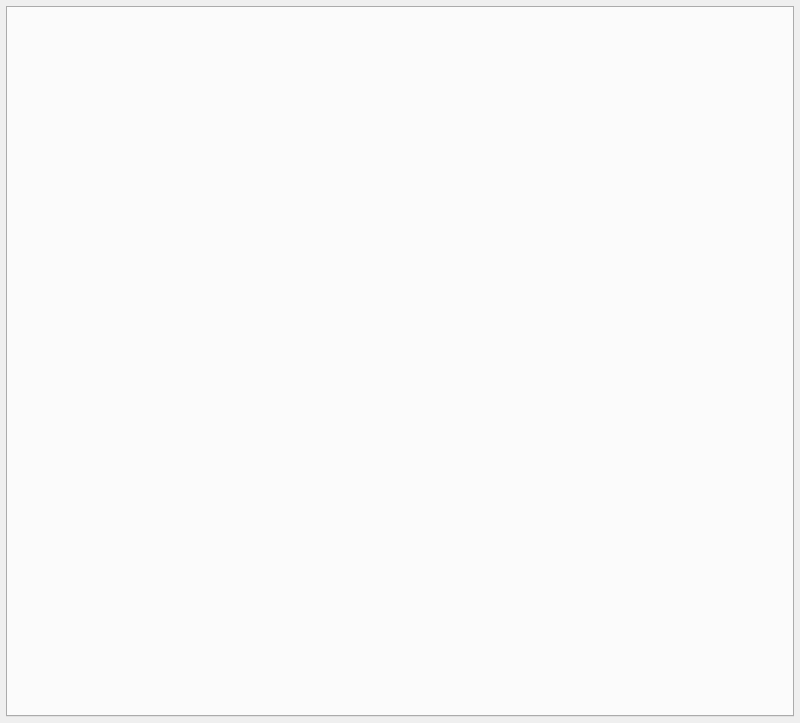
<?xml version="1.0" encoding="UTF-8"?>
<ui version="4.0">
 <class>PyMDFMainWindow</class>
 <widget class="QMainWindow" name="PyMDFMainWindow">
  <property name="geometry">
   <rect>
    <x>0</x>
    <y>0</y>
    <width>800</width>
    <height>723</height>
   </rect>
  </property>
  <property name="sizePolicy">
   <sizepolicy hsizetype="Minimum" vsizetype="Minimum">
    <horstretch>0</horstretch>
    <verstretch>0</verstretch>
   </sizepolicy>
  </property>
  <property name="windowTitle">
   <string>asammdf</string>
  </property>
  <property name="windowIcon">
   <iconset resource="resource.qrc">
    <normaloff>:/asammdf.png</normaloff>:/asammdf.png</iconset>
  </property>
  <widget class="QWidget" name="centralwidget">
   <layout class="QVBoxLayout" name="verticalLayout">
    <property name="spacing">
  <number>3</number>
</property>
    <property name="leftMargin">
  <number>3</number>
</property>
    <property name="topMargin">
  <number>3</number>
</property>
    <property name="rightMargin">
  <number>3</number>
</property>
    <property name="bottomMargin">
  <number>3</number>
</property>
    <item>
     <widget class="QStackedWidget" name="stackedWidget">
      <property name="frameShape">
       <enum>QFrame::NoFrame</enum>
      </property>
      <property name="currentIndex">
       <number>0</number>
      </property>
      <widget class="QWidget" name="stackedWidgetPage1">
       <layout class="QVBoxLayout" name="verticalLayout_2">
        <property name="spacing">
  <number>3</number>
</property>
        <property name="leftMargin">
  <number>3</number>
</property>
        <property name="topMargin">
  <number>3</number>
</property>
        <property name="rightMargin">
  <number>3</number>
</property>
        <property name="bottomMargin">
  <number>3</number>
</property>
        <item>
         <widget class="QTabWidget" name="files">
          <property name="currentIndex">
           <number>-1</number>
          </property>
          <property name="documentMode">
           <bool>false</bool>
          </property>
          <property name="tabsClosable">
           <bool>true</bool>
          </property>
         </widget>
        </item>
       </layout>
      </widget>
     </widget>
    </item>
   </layout>
  </widget>
  <widget class="QMenuBar" name="menubar">
   <property name="geometry">
    <rect>
     <x>0</x>
     <y>0</y>
     <width>800</width>
     <height>21</height>
    </rect>
   </property>
  </widget>
  <action name="action_memory_minimum">
   <property name="checkable">
    <bool>true</bool>
   </property>
   <property name="text">
    <string>minimum</string>
   </property>
   <property name="toolTip">
    <string>Minimal memory usage by loading only the nedded block addresses</string>
   </property>
  </action>
  <action name="action_memory_full">
   <property name="checkable">
    <bool>true</bool>
   </property>
   <property name="text">
    <string>full</string>
   </property>
   <property name="toolTip">
    <string>Load all blocks in the RAM</string>
   </property>
  </action>
  <action name="action_memory_low">
   <property name="checkable">
    <bool>true</bool>
   </property>
   <property name="text">
    <string>low</string>
   </property>
   <property name="toolTip">
    <string>Load metdata block in RAM but leave the samples on disk</string>
   </property>
  </action>
 </widget>
 <resources>
  <include location="resource.qrc"/>
 </resources>
 <connections/>
</ui>
